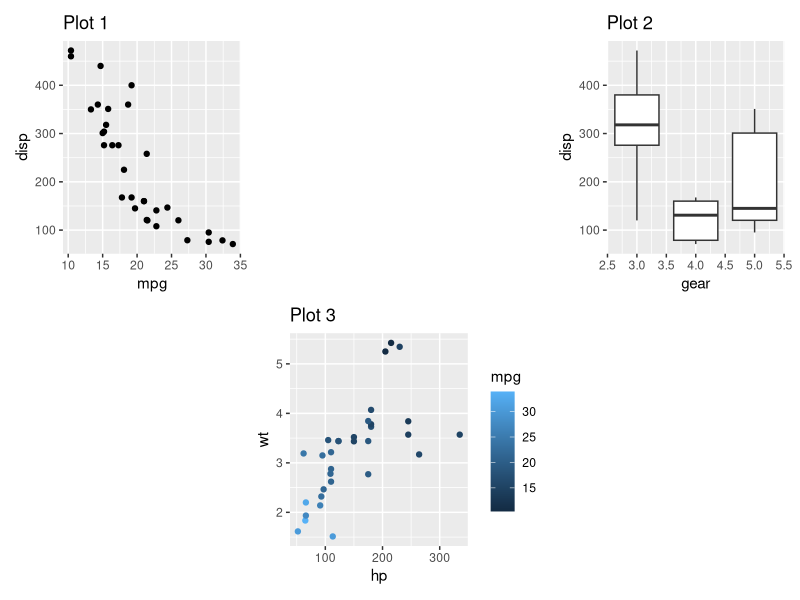
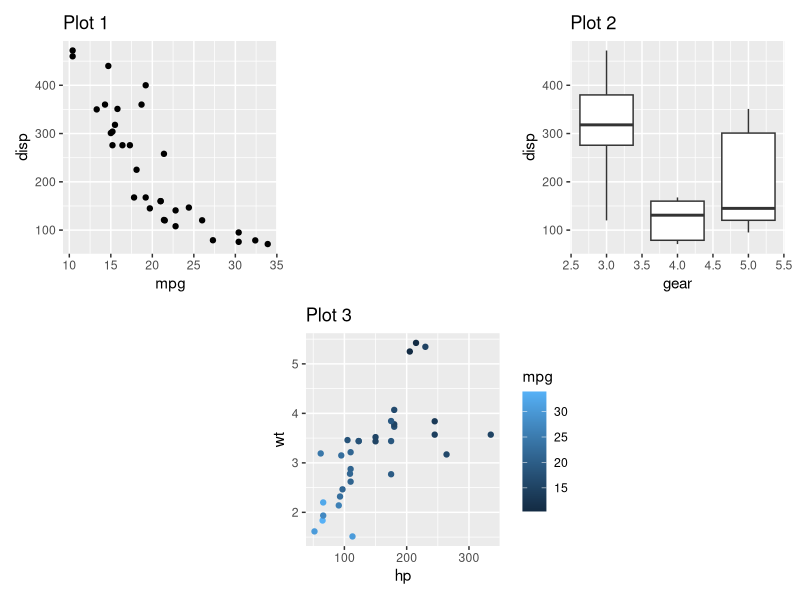
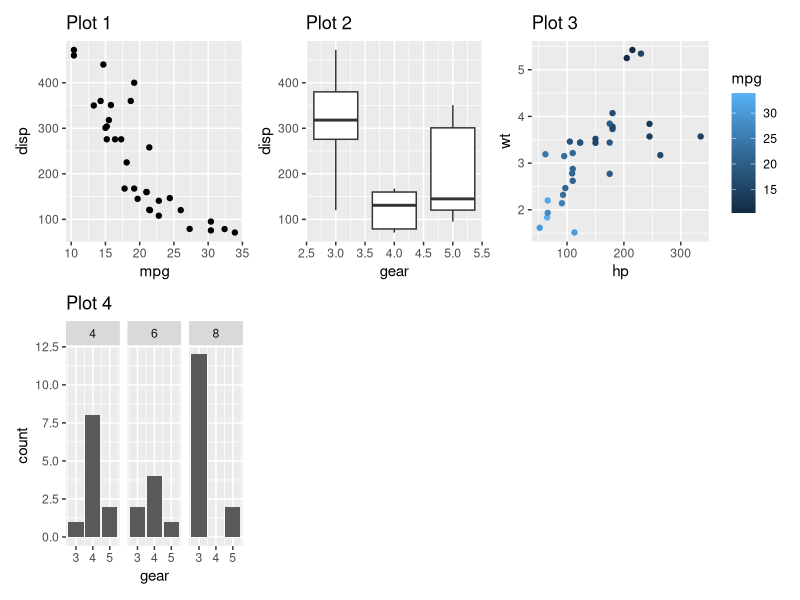
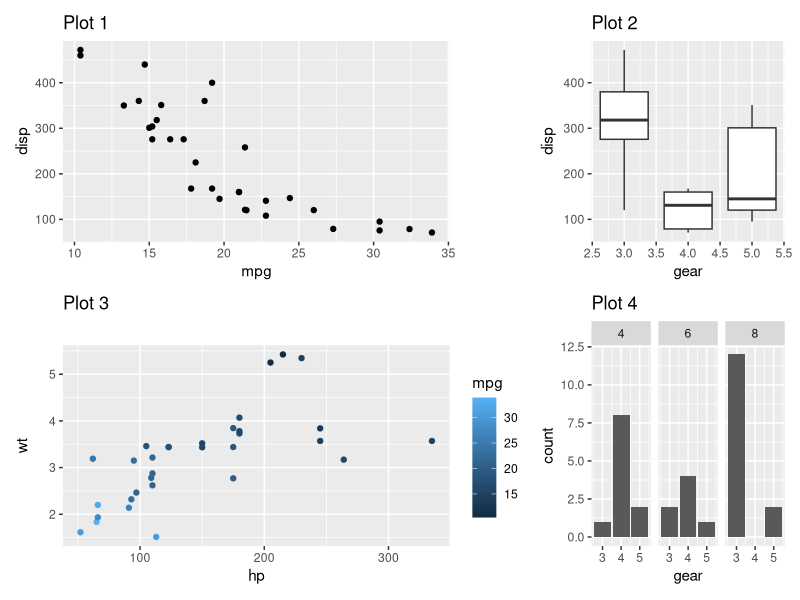
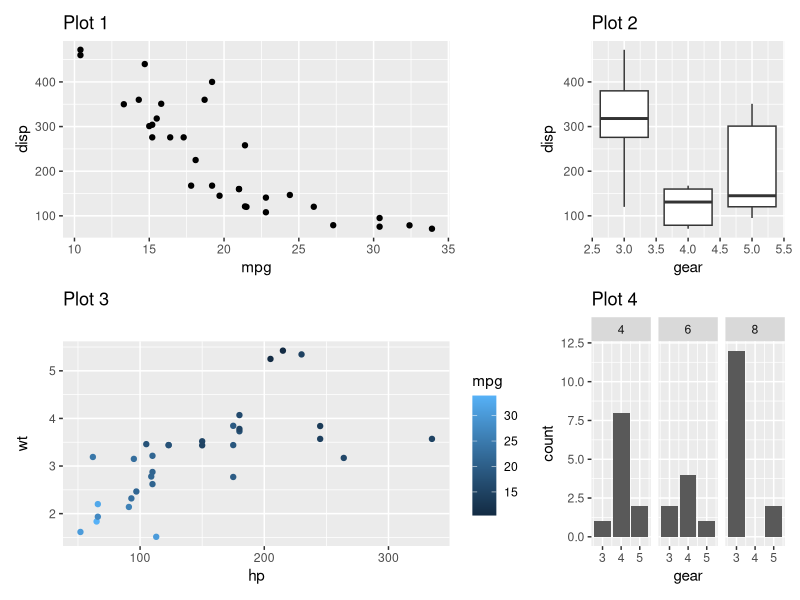
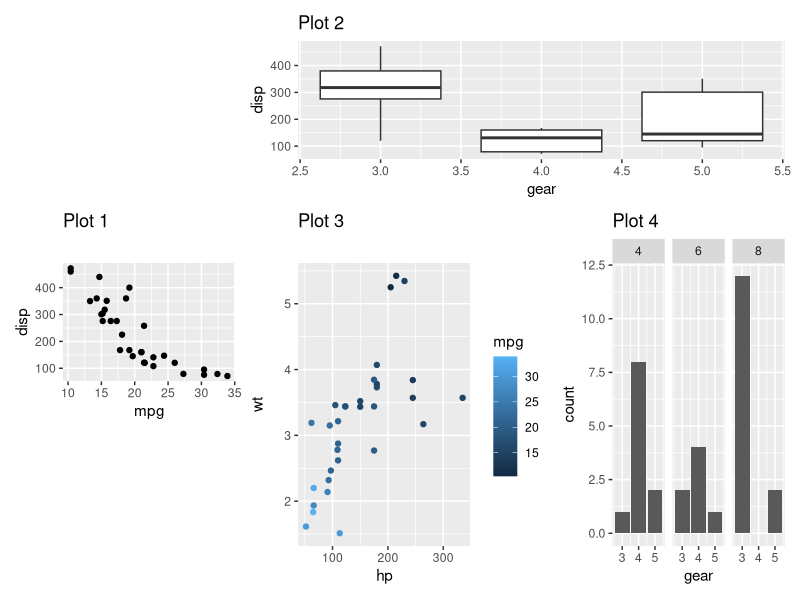
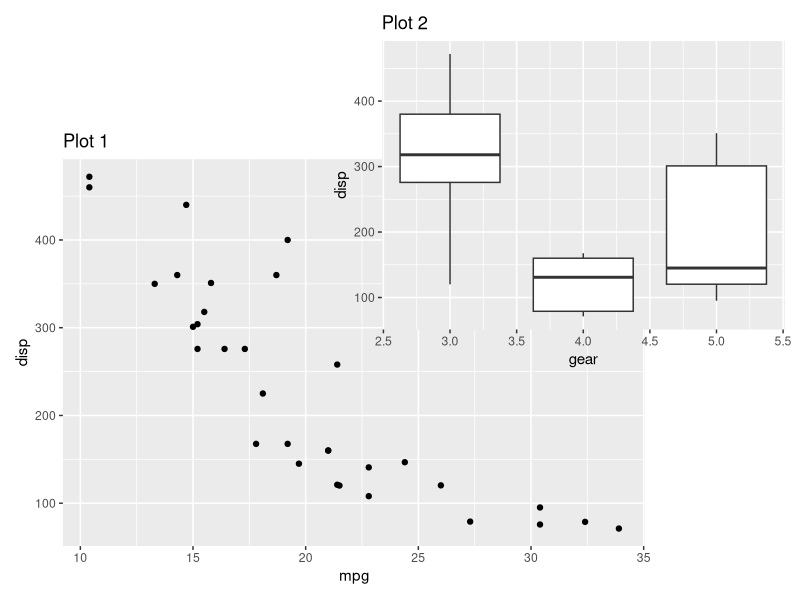
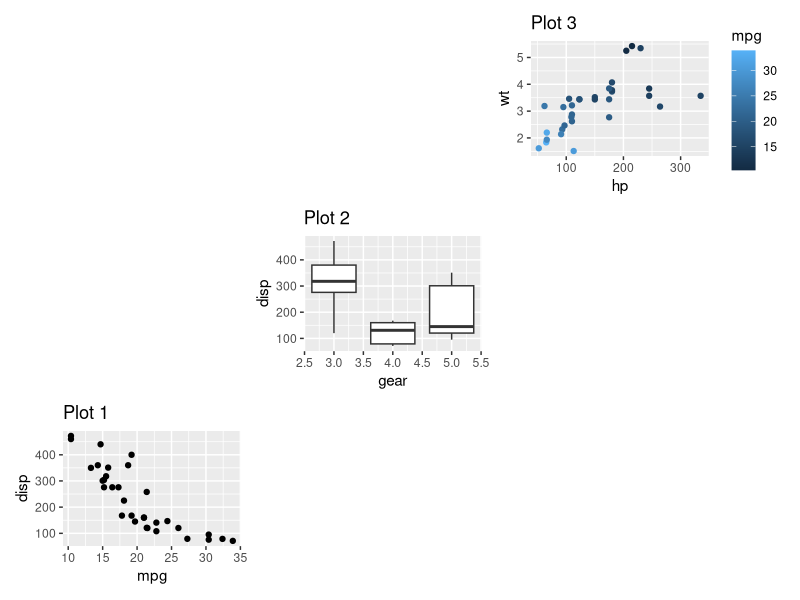

The R script that drew these images, in order:
## ---- chunk 1
knitr::opts_chunk$set(
  collapse = TRUE,
  comment = "#>"
)
## ---- chunk 2
library(patchwork)
## ---- chunk 3
library(ggplot2)
p1 <- ggplot(mtcars) + 
  geom_point(aes(mpg, disp)) + 
  ggtitle('Plot 1')

p2 <- ggplot(mtcars) + 
  geom_boxplot(aes(gear, disp, group = gear)) + 
  ggtitle('Plot 2')

p3 <- ggplot(mtcars) + 
  geom_point(aes(hp, wt, colour = mpg)) + 
  ggtitle('Plot 3')

p4 <- ggplot(mtcars) + 
  geom_bar(aes(gear)) + 
  facet_wrap(~cyl) + 
  ggtitle('Plot 4')
## ---- chunk 4
p1 + plot_spacer() + p2 + plot_spacer() + p3 + plot_spacer()
## ---- chunk 5
(p1 + plot_spacer() + p2) / (plot_spacer() + p3 + plot_spacer())
## ---- chunk 6
p1 + p2 + p3 + p4 + 
  plot_layout(ncol = 3)
## ---- chunk 7
p1 + p2 + p3 + p4 + 
  plot_layout(widths = c(2, 1))
## ---- chunk 8
p1 + p2 + p3 + p4 + 
  plot_layout(widths = c(2, 1), heights = unit(c(5, 1), c('cm', 'null')))
## ---- chunk 9
layout <- "
##BBBB
AACCDD
##CCDD
"
p1 + p2 + p3 + p4 + 
  plot_layout(design = layout)
## ---- chunk 10
layout <- c(
  area(t = 2, l = 1, b = 5, r = 4),
  area(t = 1, l = 3, b = 3, r = 5)
)
p1 + p2 + 
  plot_layout(design = layout)
## ---- chunk 11
layout <- '
A#B
#C#
D#E
'
wrap_plots(D = p1, C = p2, B = p3, design = layout)
## ---- chunk 12
p_fixed <- ggplot(mtcars) + 
  geom_point(aes(hp, disp)) + 
  ggtitle('Plot F') + 
  coord_fixed()
p_fixed + p1 + p2 + p3
## ---- chunk 13
p_fixed + p1 + p2 + p3 + plot_layout(widths = 1)
## ---- chunk 14
p1 + inset_element(p2, left = 0.6, bottom = 0.6, right = 1, top = 1)
## ---- chunk 15
p1 + inset_element(p2, left = 0, bottom = 0.6, right = 0.4, top = 1, align_to = 'full')
## ---- chunk 16
p1 + inset_element(
  p2, 
  left = 0.5, 
  bottom = 0.5, 
  right = unit(1, 'npc') - unit(1, 'cm'), 
  top = unit(1, 'npc') - unit(1, 'cm')
)
## ---- chunk 17
p3 + inset_element(p1, left = 0.5, bottom = 0, right = 1, top = 0.5, on_top = FALSE)
## ---- chunk 18
p1 + p2 + p3 + p4 +
  plot_layout(guides = 'collect')
## ---- chunk 19
((p2 / p3 + plot_layout(guides = 'auto')) | p1) + plot_layout(guides = 'collect')
## ---- chunk 20
((p2 / p3 + plot_layout(guides = 'keep')) | p1) + plot_layout(guides = 'collect')
## ---- chunk 21
p1a <- ggplot(mtcars) + 
  geom_point(aes(mpg, disp, colour = mpg, size = wt)) + 
  ggtitle('Plot 1a')

p1a | (p2 / p3)
## ---- chunk 22
(p1a | (p2 / p3)) + plot_layout(guides = 'collect')
## ---- chunk 23
p1 + p2 + p3 + guide_area() + 
  plot_layout(guides = 'collect')
